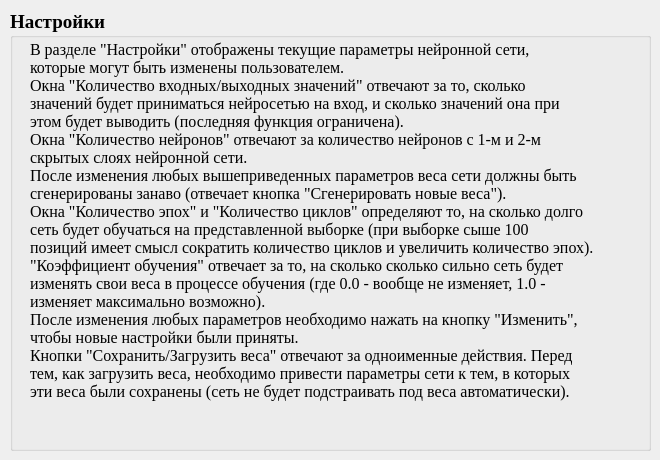
<?xml version="1.0" encoding="UTF-8"?>
<ui version="4.0">
 <class>htlpPropDialog</class>
 <widget class="QDialog" name="htlpPropDialog">
  <property name="geometry">
   <rect>
    <x>0</x>
    <y>0</y>
    <width>660</width>
    <height>460</height>
   </rect>
  </property>
  <property name="windowTitle">
   <string>Помощь</string>
  </property>
  <widget class="QGroupBox" name="textGroupBox">
   <property name="geometry">
    <rect>
     <x>10</x>
     <y>10</y>
     <width>641</width>
     <height>441</height>
    </rect>
   </property>
   <property name="font">
    <font>
     <family>Times New Roman</family>
     <pointsize>14</pointsize>
     <weight>75</weight>
     <bold>true</bold>
    </font>
   </property>
   <property name="title">
    <string>Настройки</string>
   </property>
   <widget class="QLabel" name="label">
    <property name="geometry">
     <rect>
      <x>20</x>
      <y>30</y>
      <width>621</width>
      <height>411</height>
     </rect>
    </property>
    <property name="font">
     <font>
      <pointsize>12</pointsize>
      <weight>50</weight>
      <bold>false</bold>
     </font>
    </property>
    <property name="text">
     <string>В разделе &quot;Настройки&quot; отображены текущие параметры нейронной сети, 
которые могут быть изменены пользователем.
Окна &quot;Количество входных/выходных значений&quot; отвечают за то, сколько
значений будет приниматься нейросетью на вход, и сколько значений она при
этом будет выводить (последняя функция ограничена).
Окна &quot;Количество нейронов&quot; отвечают за количество нейронов с 1-м и 2-м
скрытых слоях нейронной сети. 
После изменения любых вышеприведенных параметров веса сети должны быть
сгенерированы занаво (отвечает кнопка &quot;Сгенерировать новые веса&quot;).
Окна &quot;Количество эпох&quot; и &quot;Количество циклов&quot; определяют то, на сколько долго
сеть будет обучаться на представленной выборке (при выборке сыше 100
позиций имеет смысл сократить количество циклов и увеличить количество эпох).
&quot;Коэффициент обучения&quot; отвечает за то, на сколько сколько сильно сеть будет
изменять свои веса в процессе обучения (где 0.0 - вообще не изменяет, 1.0 - 
изменяет максимально возможно).
После изменения любых параметров необходимо нажать на кнопку &quot;Изменить&quot;,
чтобы новые настройки были приняты.
Кнопки &quot;Сохранить/Загрузить веса&quot; отвечают за одноименные действия. Перед
тем, как загрузить веса, необходимо привести параметры сети к тем, в которых
эти веса были сохранены (сеть не будет подстраивать под веса автоматически).</string>
    </property>
    <property name="alignment">
     <set>Qt::AlignLeading|Qt::AlignLeft|Qt::AlignTop</set>
    </property>
   </widget>
  </widget>
 </widget>
 <resources/>
 <connections/>
</ui>
